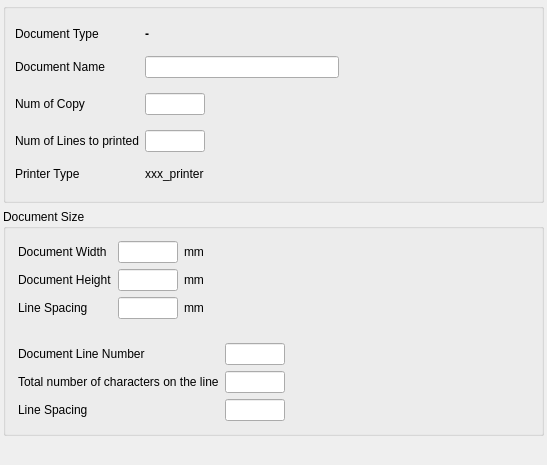
<?xml version="1.0" encoding="UTF-8"?>
<ui version="4.0">
 <class>TASARIM_BELGE_BATCH</class>
 <widget class="QDialog" name="TASARIM_BELGE_BATCH">
  <property name="geometry">
   <rect>
    <x>0</x>
    <y>0</y>
    <width>547</width>
    <height>465</height>
   </rect>
  </property>
  <property name="sizePolicy">
   <sizepolicy hsizetype="Expanding" vsizetype="Expanding">
    <horstretch>0</horstretch>
    <verstretch>0</verstretch>
   </sizepolicy>
  </property>
  <property name="windowTitle">
   <string>Dialog</string>
  </property>
  <layout class="QGridLayout" name="gridLayout_2" rowstretch="5,0,0" columnstretch="90,0">
   <property name="margin">
    <number>3</number>
   </property>
   <item row="0" column="0" colspan="2">
    <widget class="QGroupBox" name="groupBox_2">
     <property name="title">
      <string/>
     </property>
     <layout class="QGridLayout" name="gridLayout_7">
      <item row="1" column="1">
       <widget class="QLineEdit" name="line_edit_tasarim_adi"/>
      </item>
      <item row="0" column="1">
       <widget class="QLabel" name="label_belge_turu">
        <property name="sizePolicy">
         <sizepolicy hsizetype="Expanding" vsizetype="Fixed">
          <horstretch>0</horstretch>
          <verstretch>0</verstretch>
         </sizepolicy>
        </property>
        <property name="font">
         <font>
          <weight>75</weight>
          <bold>true</bold>
         </font>
        </property>
        <property name="text">
         <string>-</string>
        </property>
       </widget>
      </item>
      <item row="4" column="0">
       <widget class="QLabel" name="label_8">
        <property name="sizePolicy">
         <sizepolicy hsizetype="Fixed" vsizetype="Fixed">
          <horstretch>0</horstretch>
          <verstretch>0</verstretch>
         </sizepolicy>
        </property>
        <property name="text">
         <string>Num of Lines to printed</string>
        </property>
       </widget>
      </item>
      <item row="3" column="1">
       <widget class="QCommaEdit" name="comma_edit_copy_count">
        <property name="maximumSize">
         <size>
          <width>60</width>
          <height>16777215</height>
         </size>
        </property>
        <property name="whatsThis">
         <string>Converts Number of format (OR: 1,000,234.50).</string>
        </property>
        <property name="QCommaEdit" stdset="0">
         <rect>
          <x>0</x>
          <y>0</y>
          <width>100</width>
          <height>100</height>
         </rect>
        </property>
       </widget>
      </item>
      <item row="3" column="0">
       <widget class="QLabel" name="label">
        <property name="sizePolicy">
         <sizepolicy hsizetype="Fixed" vsizetype="Fixed">
          <horstretch>0</horstretch>
          <verstretch>0</verstretch>
         </sizepolicy>
        </property>
        <property name="text">
         <string>Num of Copy</string>
        </property>
       </widget>
      </item>
      <item row="5" column="0">
       <widget class="QLabel" name="label_11">
        <property name="sizePolicy">
         <sizepolicy hsizetype="Fixed" vsizetype="Fixed">
          <horstretch>0</horstretch>
          <verstretch>0</verstretch>
         </sizepolicy>
        </property>
        <property name="text">
         <string>Printer Type </string>
        </property>
        <property name="alignment">
         <set>Qt::AlignLeading|Qt::AlignLeft|Qt::AlignVCenter</set>
        </property>
       </widget>
      </item>
      <item row="4" column="1">
       <widget class="QCommaEdit" name="comma_edit_row_count">
        <property name="maximumSize">
         <size>
          <width>60</width>
          <height>16777215</height>
         </size>
        </property>
        <property name="whatsThis">
         <string>Converts Number of format (OR: 1,000,234.50).</string>
        </property>
        <property name="QCommaEdit" stdset="0">
         <rect>
          <x>0</x>
          <y>0</y>
          <width>100</width>
          <height>100</height>
         </rect>
        </property>
       </widget>
      </item>
      <item row="1" column="0">
       <widget class="QLabel" name="label_2">
        <property name="sizePolicy">
         <sizepolicy hsizetype="Fixed" vsizetype="Fixed">
          <horstretch>0</horstretch>
          <verstretch>0</verstretch>
         </sizepolicy>
        </property>
        <property name="text">
         <string>Document Name</string>
        </property>
       </widget>
      </item>
      <item row="5" column="1">
       <widget class="QLabel" name="label_yazici_turu">
        <property name="text">
         <string>xxx_printer</string>
        </property>
       </widget>
      </item>
      <item row="1" column="2">
       <spacer name="horizontalSpacer_2">
        <property name="orientation">
         <enum>Qt::Horizontal</enum>
        </property>
        <property name="sizeHint" stdset="0">
         <size>
          <width>40</width>
          <height>20</height>
         </size>
        </property>
       </spacer>
      </item>
      <item row="0" column="0">
       <widget class="QLabel" name="label_7">
        <property name="sizePolicy">
         <sizepolicy hsizetype="Fixed" vsizetype="Fixed">
          <horstretch>0</horstretch>
          <verstretch>0</verstretch>
         </sizepolicy>
        </property>
        <property name="text">
         <string>Document Type</string>
        </property>
       </widget>
      </item>
     </layout>
    </widget>
   </item>
   <item row="2" column="0">
    <spacer name="horizontalSpacer">
     <property name="orientation">
      <enum>Qt::Horizontal</enum>
     </property>
     <property name="sizeHint" stdset="0">
      <size>
       <width>708</width>
       <height>20</height>
      </size>
     </property>
    </spacer>
   </item>
   <item row="1" column="0" colspan="2">
    <widget class="QGroupBox" name="groupBox">
     <property name="sizePolicy">
      <sizepolicy hsizetype="Expanding" vsizetype="Expanding">
       <horstretch>0</horstretch>
       <verstretch>0</verstretch>
      </sizepolicy>
     </property>
     <property name="title">
      <string>Document Size</string>
     </property>
     <layout class="QGridLayout" name="gridLayout">
      <property name="margin">
       <number>3</number>
      </property>
      <item row="0" column="0">
       <widget class="QWidget" name="widget_belge_boyutlari_mm" native="true">
        <property name="sizePolicy">
         <sizepolicy hsizetype="Expanding" vsizetype="Fixed">
          <horstretch>0</horstretch>
          <verstretch>0</verstretch>
         </sizepolicy>
        </property>
        <layout class="QGridLayout" name="gridLayout_5" columnstretch="1,5,2">
         <item row="0" column="0">
          <widget class="QLabel" name="label_3">
           <property name="sizePolicy">
            <sizepolicy hsizetype="Fixed" vsizetype="Fixed">
             <horstretch>0</horstretch>
             <verstretch>0</verstretch>
            </sizepolicy>
           </property>
           <property name="text">
            <string>Document Width</string>
           </property>
          </widget>
         </item>
         <item row="0" column="2">
          <widget class="QLabel" name="label_5">
           <property name="sizePolicy">
            <sizepolicy hsizetype="Expanding" vsizetype="Fixed">
             <horstretch>0</horstretch>
             <verstretch>0</verstretch>
            </sizepolicy>
           </property>
           <property name="text">
            <string>mm</string>
           </property>
          </widget>
         </item>
         <item row="1" column="0">
          <widget class="QLabel" name="label_4">
           <property name="sizePolicy">
            <sizepolicy hsizetype="Fixed" vsizetype="Fixed">
             <horstretch>0</horstretch>
             <verstretch>0</verstretch>
            </sizepolicy>
           </property>
           <property name="text">
            <string>Document Height</string>
           </property>
          </widget>
         </item>
         <item row="1" column="1">
          <widget class="QCommaEdit" name="comma_edit_belge_yuksekligi">
           <property name="maximumSize">
            <size>
             <width>60</width>
             <height>16777215</height>
            </size>
           </property>
           <property name="whatsThis">
            <string>Converts Number of format (OR: 1,000,234.50) . </string>
           </property>
           <property name="QCommaEdit" stdset="0">
            <rect>
             <x>0</x>
             <y>0</y>
             <width>100</width>
             <height>100</height>
            </rect>
           </property>
          </widget>
         </item>
         <item row="1" column="2">
          <widget class="QLabel" name="label_6">
           <property name="sizePolicy">
            <sizepolicy hsizetype="Expanding" vsizetype="Fixed">
             <horstretch>0</horstretch>
             <verstretch>0</verstretch>
            </sizepolicy>
           </property>
           <property name="text">
            <string>mm</string>
           </property>
          </widget>
         </item>
         <item row="2" column="0">
          <widget class="QLabel" name="label_9">
           <property name="sizePolicy">
            <sizepolicy hsizetype="Fixed" vsizetype="Fixed">
             <horstretch>0</horstretch>
             <verstretch>0</verstretch>
            </sizepolicy>
           </property>
           <property name="text">
            <string>Line Spacing</string>
           </property>
          </widget>
         </item>
         <item row="2" column="1">
          <widget class="QCommaEdit" name="comma_edit_space_between_rows">
           <property name="enabled">
            <bool>true</bool>
           </property>
           <property name="maximumSize">
            <size>
             <width>60</width>
             <height>16777215</height>
            </size>
           </property>
           <property name="whatsThis">
            <string>Converts Number of format (OR: 1,000,234.50).</string>
           </property>
           <property name="QCommaEdit" stdset="0">
            <rect>
             <x>0</x>
             <y>0</y>
             <width>100</width>
             <height>100</height>
            </rect>
           </property>
          </widget>
         </item>
         <item row="2" column="2">
          <widget class="QLabel" name="label_10">
           <property name="sizePolicy">
            <sizepolicy hsizetype="Expanding" vsizetype="Fixed">
             <horstretch>0</horstretch>
             <verstretch>0</verstretch>
            </sizepolicy>
           </property>
           <property name="text">
            <string>mm</string>
           </property>
          </widget>
         </item>
         <item row="0" column="1">
          <widget class="QCommaEdit" name="comma_edit_belge_genisligi">
           <property name="maximumSize">
            <size>
             <width>60</width>
             <height>16777215</height>
            </size>
           </property>
           <property name="whatsThis">
            <string>Number of format (OR: 1,000,234.50) converts. </string>
           </property>
           <property name="QCommaEdit" stdset="0">
            <rect>
             <x>0</x>
             <y>0</y>
             <width>100</width>
             <height>100</height>
            </rect>
           </property>
          </widget>
         </item>
        </layout>
       </widget>
      </item>
      <item row="1" column="0">
       <widget class="QWidget" name="widget_belge_boyutlari_satir" native="true">
        <property name="sizePolicy">
         <sizepolicy hsizetype="Expanding" vsizetype="Fixed">
          <horstretch>0</horstretch>
          <verstretch>0</verstretch>
         </sizepolicy>
        </property>
        <layout class="QGridLayout" name="gridLayout_6">
         <item row="0" column="0">
          <widget class="QLabel" name="label_belge_satir">
           <property name="sizePolicy">
            <sizepolicy hsizetype="Fixed" vsizetype="Fixed">
             <horstretch>0</horstretch>
             <verstretch>0</verstretch>
            </sizepolicy>
           </property>
           <property name="text">
            <string>Document Line Number</string>
           </property>
          </widget>
         </item>
         <item row="0" column="1">
          <widget class="QCommaEdit" name="comma_edit_belge_satir_sayisi">
           <property name="maximumSize">
            <size>
             <width>60</width>
             <height>16777215</height>
            </size>
           </property>
           <property name="whatsThis">
            <string>Converts Number of format (OR: 1,000,234.50).</string>
           </property>
           <property name="QCommaEdit" stdset="0">
            <rect>
             <x>0</x>
             <y>0</y>
             <width>100</width>
             <height>100</height>
            </rect>
           </property>
          </widget>
         </item>
         <item row="1" column="0">
          <widget class="QLabel" name="label_toplam_karakter">
           <property name="sizePolicy">
            <sizepolicy hsizetype="Fixed" vsizetype="Fixed">
             <horstretch>0</horstretch>
             <verstretch>0</verstretch>
            </sizepolicy>
           </property>
           <property name="text">
            <string>Total number of characters on the line</string>
           </property>
          </widget>
         </item>
         <item row="1" column="1">
          <widget class="QCommaEdit" name="comma_edit_satirdaki_toplam_karakter_sayisi">
           <property name="maximumSize">
            <size>
             <width>60</width>
             <height>16777215</height>
            </size>
           </property>
           <property name="whatsThis">
            <string>Converts Number of format (OR: 1,000,234.50) .</string>
           </property>
           <property name="QCommaEdit" stdset="0">
            <rect>
             <x>0</x>
             <y>0</y>
             <width>100</width>
             <height>100</height>
            </rect>
           </property>
          </widget>
         </item>
         <item row="2" column="0">
          <widget class="QLabel" name="label_12">
           <property name="sizePolicy">
            <sizepolicy hsizetype="Fixed" vsizetype="Fixed">
             <horstretch>0</horstretch>
             <verstretch>0</verstretch>
            </sizepolicy>
           </property>
           <property name="text">
            <string>Line Spacing</string>
           </property>
          </widget>
         </item>
         <item row="2" column="1">
          <widget class="QCommaEdit" name="comma_edit_satirlar_arasi_satir_sayisi">
           <property name="maximumSize">
            <size>
             <width>60</width>
             <height>16777215</height>
            </size>
           </property>
           <property name="whatsThis">
            <string>Converts Number of format (OR: 1,000,234.50) .</string>
           </property>
           <property name="QCommaEdit" stdset="0">
            <rect>
             <x>0</x>
             <y>0</y>
             <width>100</width>
             <height>100</height>
            </rect>
           </property>
          </widget>
         </item>
         <item row="1" column="2">
          <spacer name="horizontalSpacer_3">
           <property name="orientation">
            <enum>Qt::Horizontal</enum>
           </property>
           <property name="sizeHint" stdset="0">
            <size>
             <width>40</width>
             <height>20</height>
            </size>
           </property>
          </spacer>
         </item>
        </layout>
       </widget>
      </item>
     </layout>
    </widget>
   </item>
   <item row="2" column="1">
    <widget class="QWidget" name="widget_navigation_buttons" native="true">
     <property name="sizePolicy">
      <sizepolicy hsizetype="Expanding" vsizetype="Fixed">
       <horstretch>0</horstretch>
       <verstretch>0</verstretch>
      </sizepolicy>
     </property>
    </widget>
   </item>
  </layout>
 </widget>
 <customwidgets>
  <customwidget>
   <class>QCommaEdit</class>
   <extends>QLineEdit</extends>
   <header>QCommaEdit.h</header>
  </customwidget>
 </customwidgets>
 <tabstops>
  <tabstop>line_edit_tasarim_adi</tabstop>
  <tabstop>comma_edit_copy_count</tabstop>
  <tabstop>comma_edit_row_count</tabstop>
 </tabstops>
 <resources/>
 <connections/>
</ui>
